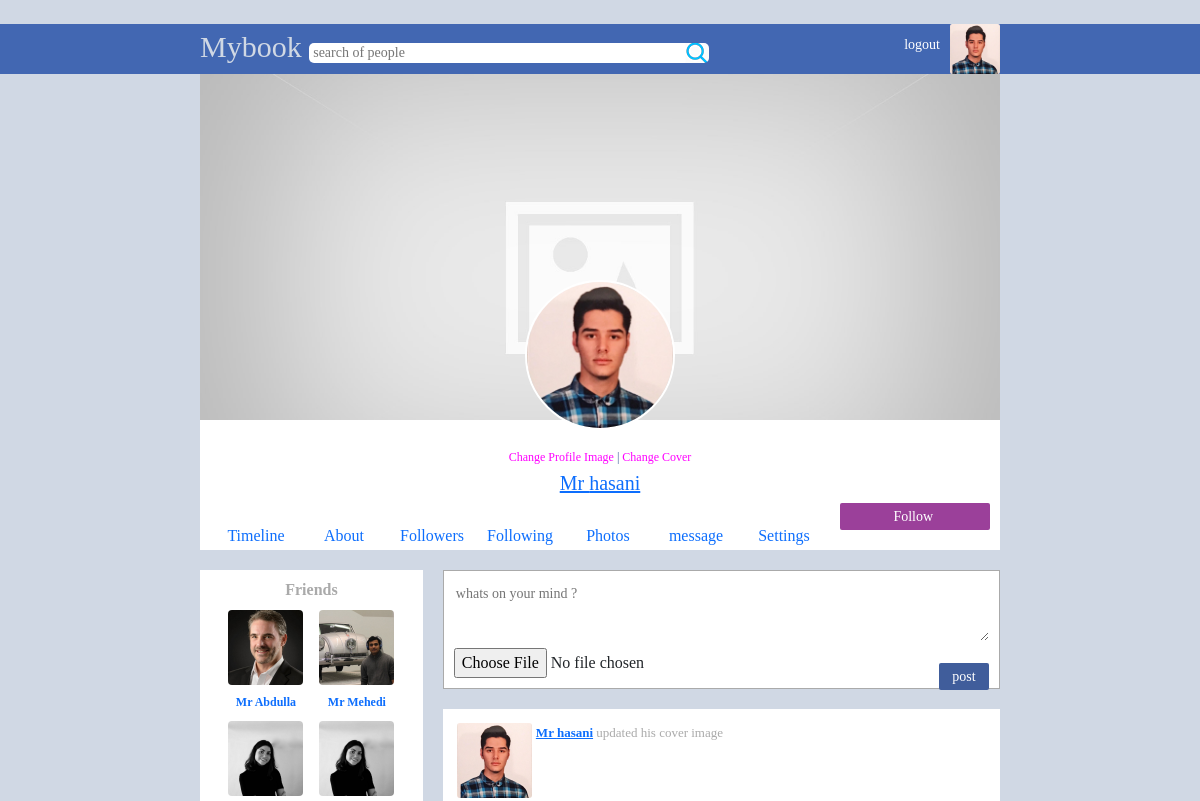
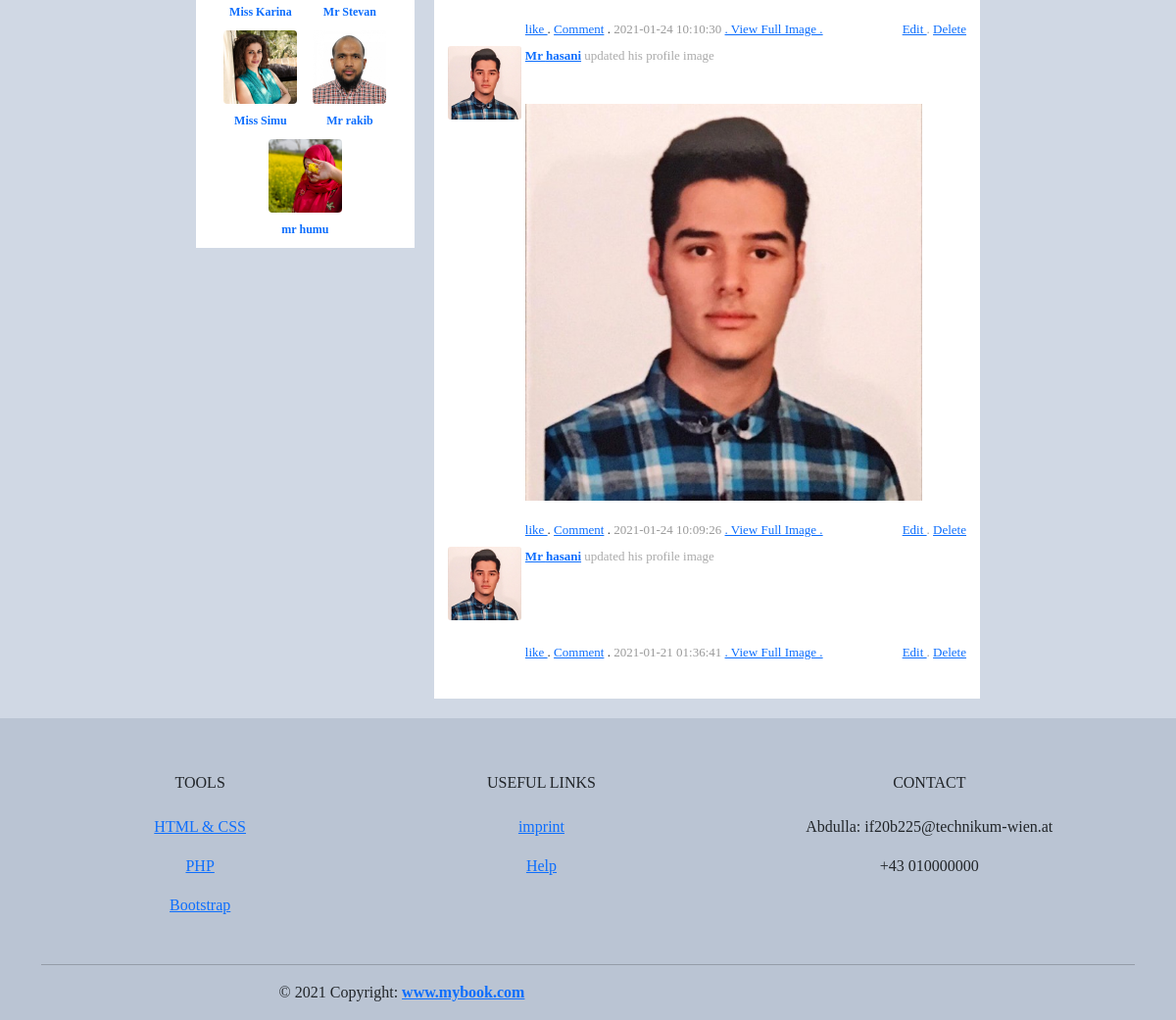
Page /profile.php (signed in) on the committed database (2 pictures, top to bottom).
### tables this page shows
CREATE TABLE `users` (
  `id` bigint(19) NOT NULL,
  `userid` bigint(19) NOT NULL,
  `first_name` varchar(50) NOT NULL,
  `last_name` varchar(50) NOT NULL,
  `gender` varchar(6) NOT NULL,
  `email` varchar(100) NOT NULL,
  `password` varchar(100) NOT NULL,
  `url_address` varchar(100) NOT NULL,
  `date` timestamp NOT NULL DEFAULT current_timestamp() ON UPDATE current_timestamp(),
  `profile_image` varchar(1000) NOT NULL,
  `cover_image` varchar(1000) NOT NULL,
  `likes` int(11) NOT NULL,
  `about` varchar(1000) NOT NULL,
  `is_admin` tinyint(1) NOT NULL DEFAULT 0,
  `user_status` tinyint(4) NOT NULL COMMENT '1=active, 0 = inactive, 2= supended'
);

CREATE TABLE `posts` (
  `id` bigint(19) NOT NULL,
  `postid` bigint(19) NOT NULL,
  `userid` bigint(19) NOT NULL,
  `post` text NOT NULL,
  `image` varchar(500) NOT NULL,
  `comments` int(11) NOT NULL,
  `likes` int(11) NOT NULL,
  `date` timestamp NOT NULL DEFAULT current_timestamp() ON UPDATE current_timestamp(),
  `has_image` tinyint(1) NOT NULL,
  `is_profile_image` tinyint(1) NOT NULL,
  `is_cover_image` tinyint(1) NOT NULL,
  `parent` bigint(20) NOT NULL
);

### classes/connect.class.php (called while the page is built, shortened)
<?php
Class Database
{
  private $host ="localhost";
  private $username='root';
  private $password='';
  private $db='mybook_db';
  function connect(){
      $connection= mysqli_connect($this->host,$this->username,$this->password,$this->db);
      return $connection;
  }
  function read($sql){
      $conn= $this->connect();
      $restult= mysqli_query($conn,$sql);
      if (!$restult){
          return false;
      }else{
          $data = false;
          while($row=mysqli_fetch_assoc($restult)){
            $data[]=$row;
          }
        return $data;
      }
  }
}
?>

### classes/login.class.php (called while the page is built, shortened)
<?php
class Login{
 public function check_login($id){
    if(is_numeric($id)){
        $sql="select * from users where userid ='$id' limit 1";
        $DB=new Database();
        $result = $DB->read($sql);
        if ($result){
            $user_data=$result[0];
            return $user_data;
        }else{
            header("Location:login.php");
            die();
        }
    }else{
        header("Location:login.php");
        die();
    }
}
}
?>

### classes/image.class.php (called while the page is built, shortened)
<?php
class Image {
public function get_thumb_profile($filename){
    $thumbnail= $filename."_profile_thumb.jpg";
    if(file_exists($thumbnail))
    {
        return $thumbnail;
    }
}
public function get_thumb_post($filename){
    $thumbnail= $filename."_post_thumb.jpg";
    if(file_exists($thumbnail))
    {
        return $thumbnail;
    }
}
}
?>

### classes/user.class.php (called while the page is built, shortened)
<?php
class User{
    public function get_user($id){
        $sql= "select * from users where userid = '$id' limit 1";
        $DB = new Database();
        $result= $DB->read($sql);
        if ($result){
            return $result[0];
        }else{
            return false;
        }
    }
    public function get_friends($id){
        $sql= "select * from users where userid != '$id' ";
        $DB = new Database();
        $result= $DB->read($sql);
        if ($result){
            return $result;
        }else{
            return false;
        }
    }
}
?>

### classes/post.class.php (called while the page is built, shortened)
<?php
class Post{
public function get_posts($id){
    $sql="select * from posts where userid = '$id' order by id desc limit 10";
    $DB = new Database();
    $result= $DB->read($sql);
    if ($result){
        return $result;
    }else{
        return false;
    }
}
public function i_own_post($postid,$mybook_userid){
    $sql="select * from posts where postid = '$postid' limit 1";
    $DB = new Database();
    $result = $DB->read($sql);
    if (is_array($result)){
        if ($result[0]['userid']==$mybook_userid){
            return true;
        }
      }
    return false;
}
}
?>

### post.php (the view, shortened to what this page needs)
<?php
$image_class= new Image();
?>
<div id="post">
    <div>
        <?php
            $image="images/user_male.jpg";
            if (file_exists($ROW_USER['profile_image']))
            {
                $image= $image_class->get_thumb_profile($ROW_USER['profile_image']);
            }
        ?>
        <img src="<?php echo $image; ?>" style="width:75px;margin-right:4px; border-radius:3px;">
    </div>
    <div style = "width:100%;">
        <div style = "font-weight:bold;color:#405d9b;">
            <?php
                echo "<a href = 'profile.php?id=$ROW[userid]'>";
                echo  htmlspecialchars( $ROW_USER['first_name'])." ".htmlspecialchars($ROW_USER['last_name'])  ;
                echo "</a>";
                if ($ROW['is_profile_image'])
                {
                    $pronoun= "his";
                    echo  "<span style ='font-weight:normal;color:#aaa;'> updated  $pronoun profile image </span>";
                }
                if ($ROW['is_cover_image'])
                {
                    $pronoun= "his";
                        echo  "<span style ='font-weight:normal;color:#aaa;'> updated  $pronoun cover image </span>";
                    }
            ?>
        </div>
        <br><br>
        <?php
            if (file_exists($ROW['image']))
            {
                $post_image=$image_class->get_thumb_post($ROW['image']);
                echo "<img src = '$post_image' style = 'width:90% '/>";
            }
        ?>
        <br><br>
        <?php
            $likes= ($ROW['likes']>0) ? "(". $ROW['likes'] .")" : "" ;
        ?>
        <a href="like.php?type=post&id=<?php echo $ROW['postid'];?>">like <?php echo $likes; ?></a> .
        <a href="single_post.php?id=<?php echo $ROW['postid']; ?>">Comment</a> .
        <span style= "color :#999;">
            <?php echo $ROW['date'] ; ?>
        </span>
        <?php
            if($ROW['has_image'])
            {
                echo "<a href='image_view.php?id=$ROW[postid]'>";
                echo ". View Full Image .";
                echo "</a>";
            }
        ?>
        <span style= "color :#999; float:right">
            <?php
                $post= new Post();
                if($post->i_own_post($ROW['postid'],$_SESSION['mybook_userid']))
                {
                    echo "
                    <a href='edit.php?id=$ROW[postid]'>
                    Edit
                    </a>.
                    <a href='delete.php?id=$ROW[postid]' >
                    Delete
                    </a>" ;
                }
            ?>
        </span>
    </div>
</div>

### profile.php (shortened to what this page needs)
<?php
$login= new Login();
$user_data=$login->check_login($_SESSION['mybook_userid']);
$USER= $user_data;
$post = new Post();
$id=$user_data['userid'];
$posts= $post->get_posts($id);
$user = new User();
$friends= $user->get_friends($id);
?>
<!doctype html>
<html lang="en">
  <head>
    <link href="https://cdn.jsdelivr.net/npm/bootstrap@5.0.0-beta1/dist/css/bootstrap.min.css" rel="stylesheet">
    <link  href="res/index.css?ver=<?php echo time(); ?>" rel="stylesheet">
    <link  href="res/profile.css?ver=<?php echo time(); ?>" rel="stylesheet">
  </head>
  <body style= "font-family:tahoma;background-color:#d0d8e4; ">
  <br>
        <?php  include("header.php"); ?>
        <div style = "width: 800px; margin:auto;min-height:400px">
                <div style ="background-color :white; text-align:center;color:#405d9b;">
                        <?php
                                $image="images/cover_image.jpg";
                        ?>
                        <img src="<?php echo $image; ?>" style="width:100%;">
                        <span style="font-size:12px;">
                                <?php
                                        $image="images/user_male.jpg";
                                        if(file_exists($user_data['profile_image']))
                                        {
                                                $image= $image_class->get_thumb_profile($user_data['profile_image']);
                                        }
                                ?>
                                <img id = "profile_pic" src="<?php echo $image; ?>"><br/>
                                <a style="text-decoration:none;color:#f0f;" href="change_profile_image.php?change=profile_pic&id=id=<?php echo $user_data['userid']?>">Change Profile Image </a> |
                                <a style="text-decoration:none;color:#f0f;" href="change_profile_image.php?change=cover&id=<?php echo $user_data['userid']?>">Change Cover</a>
                        </span>
                        <br>
                <div>
                <div style= "font-size:20px;">
                        <a href="profile.php?id=<?php echo $user_data['userid'];?>">
                                <?php echo $user_data['first_name']." ".$user_data['last_name'];?>
                        </a>
                </div>
                <div>
                        <?php
                                $mylikes="" ;
                        ?>
                        <a href="like.php?type=user&id=<?php echo $user_data['userid'] ;?>">
                                <input type="submit"name="" id="post_button"value="Follow <?php echo $mylikes ?>"style= "min-width:150px; margin-right:10px; background-color:#9b409a;">
                        </a>
                </div>
        </div>
                <br>
                <a href="index.php"><div id="menu_buttons">Timeline </div></a>
                <a href="profile.php?section=about&id=<?php echo $user_data['userid']?>"><div id="menu_buttons">About </div></a>
                <a href="profile.php?section=followers&id=<?php echo $user_data['userid']?>"><div id="menu_buttons"> Followers </div></a>
                <a href="profile.php?section=following&id=<?php echo $user_data['userid']?>"><div id="menu_buttons"> Following </div></a>
                <a href="profile.php?section=photos&id=<?php echo $user_data['userid']?>"><div id="menu_buttons">Photos </div></a>
                <?php
                        if($user_data['userid']==$_SESSION['mybook_userid']){
                                echo ' <a href="profile.php?section=messages&id='.$user_data['userid'].'"><div id="menu_buttons">message</div></a>';
                                echo ' <a href="profile.php?section=settings&id='.$user_data['userid'].'"><div id="menu_buttons"> Settings</div></a>';
                        }
                ?>
        </div>
        <?php
                $section= "default";
                if($section=="default"){
                        include ("content/profile_content_default.php");
                }elseif($section=="following"){
                        include ("content/profile_content_following.php");
                }elseif($section=="followers"){
                        include ("content/profile_content_followers.php");
                }elseif($section=="about"){
                        include ("content/profile_content_about.php");
                }elseif($section=="settings"){
                        include ("content/profile_content_settings.php");
                }elseif($section=="photos"){
                        include ("content/profile_content_photos.php");
                }elseif($section=="messages"){
                        include ("content/profile_content_messages.php");
                }
        ?>
</div>
<?php
        include ("footer.php");
?>

### header.php
<?php
$corner_image="images/user_male.jpg";
if(isset($USER)){
  if(file_exists($USER['profile_image'])){
    $image_class=new Image();
    $corner_image= $image_class->get_thumb_profile($USER['profile_image']);
  }else{
    if($USER['gender']== "Female"){
      $corner_image="images/user_female.jpg";
    }
  }
}
?>
<div id ="blue_bar">
  <form method = "GET" action="search.php">
      <div style="width : 800px;margin:auto;font-size:30px;">
        <a href="index.php" style="color:#d0d8e4;text-decoration:none;">Mybook</a>
        <input type="text" id="search_box" name= "find" placeholder = "search of people" >
        <a href="profile.php">
          <img src="<?php echo $corner_image ; ?>" style = " width:50px; float:right ;border-radius:2px">
        </a>
        <a href="logout.php">
          <span style="font-size:14px;float:right;margin:10px;color:white">logout</span>
        </a>
      </div>
  </form>
</div>

### content/profile_content_default.php
<div style="display :flex;">
  <div style = "min-height:400px;flex:1;">
    <div id= "friends_bar">
        Friends <br>
        <?php
          if ($friends){
            foreach($friends as $FRIEND_ROW){
              include ('user.php');
            }
          }
        ?>
        <br style="clear:both;">
    </div>
  </div>
  <div style = "min-height:400px;flex:2.5;padding : 20px ;padding-right:0px;">
    <?php
    if($user_data['userid']==$_SESSION['mybook_userid']){
    echo ' <div style = "border:solid thin #aaa; padding:10px;background-color:white;">
              <form method="POST" action="" enctype= "multipart/form-data">
                <textarea name = "post" placeholder ="whats on your mind ?"name="" id="" cols="30" ROWs="5"></textarea>
                <input type="file"name="file">
                <input type="submit"name="" id="post_button"value="post" style= margin-top:15px;>
              <br>
              </form>
            </div>';
    }
    ?>
  <div id= "post_bar">
  <?php
    if ($posts){
        foreach($posts as $ROW){
            $user= new User();
            $ROW_USER = $user->get_user($ROW['userid']);
            include ('post.php');
        }
    }
  ?>
  <br style ="clear:both;">
  </div>
  </div>
</div>

### user.php (shortened to what this page needs)
<div id = "friends" style="display:inline-block;" >
    <?php
        $image_class=new Image();
        if (file_exists($FRIEND_ROW['profile_image'])){
            $image= $image_class->get_thumb_profile($FRIEND_ROW['profile_image']);
        }
    ?>
    <a href="profile.php?id=<?php echo $FRIEND_ROW['userid'] ; ?>" style="text-decoration:none;">
        <img id="friends_img" src="<?php echo $image ?>">
        <br>
        <?php  echo  $FRIEND_ROW['first_name']." ".$FRIEND_ROW['last_name'];?>
    </a>
</div>

### rows in the picture
users: profile_image (picture), first_name "Mr", last_name "hasani"
users: profile_image (picture), first_name "Mr", last_name "Abdulla"
users: profile_image (picture), first_name "Mr", last_name "Mehedi"
users: profile_image (picture), first_name "Miss", last_name "Karina"
users: users.profile_image (picture), first_name "Mr", last_name "Stevan"
users: profile_image (picture), first_name "Miss", last_name "Simu"
users: profile_image (picture), first_name "Mr", last_name "rakib"
users: profile_image (picture), first_name "mr", last_name "humu"
posts: users.profile_image (picture), users.first_name "Mr", users.last_name "hasani", is_cover_image "his", date "2021-01-24 10:10:30"
posts: users.profile_image (picture), users.first_name "Mr", users.last_name "hasani", is_profile_image "his", image (picture), date "2021-01-24 10:09:26"
posts: users.profile_image (picture), users.first_name "Mr", users.last_name "hasani", is_profile_image "his", date "2021-01-21 01:36:41"
